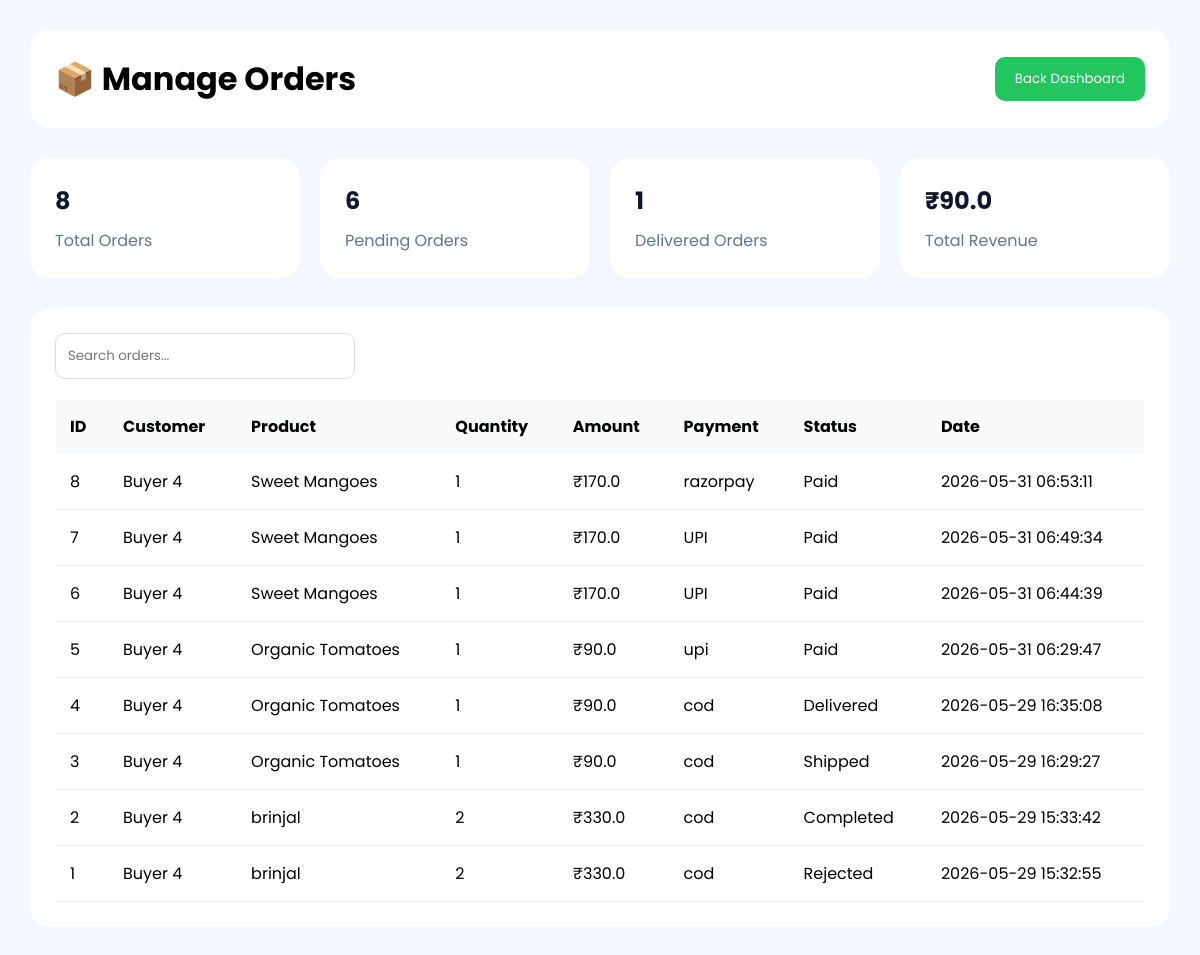
The app's page /manage-orders.html, older data.
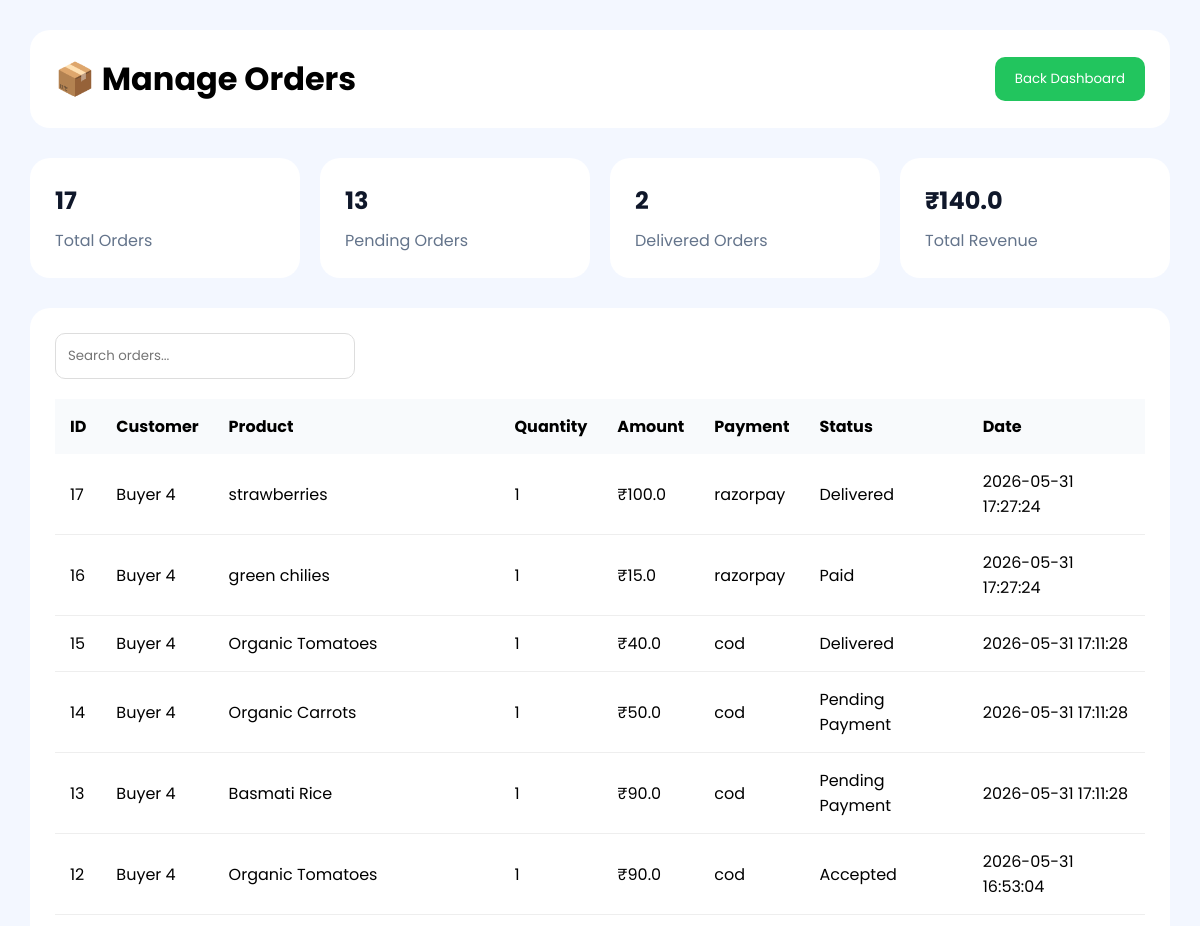
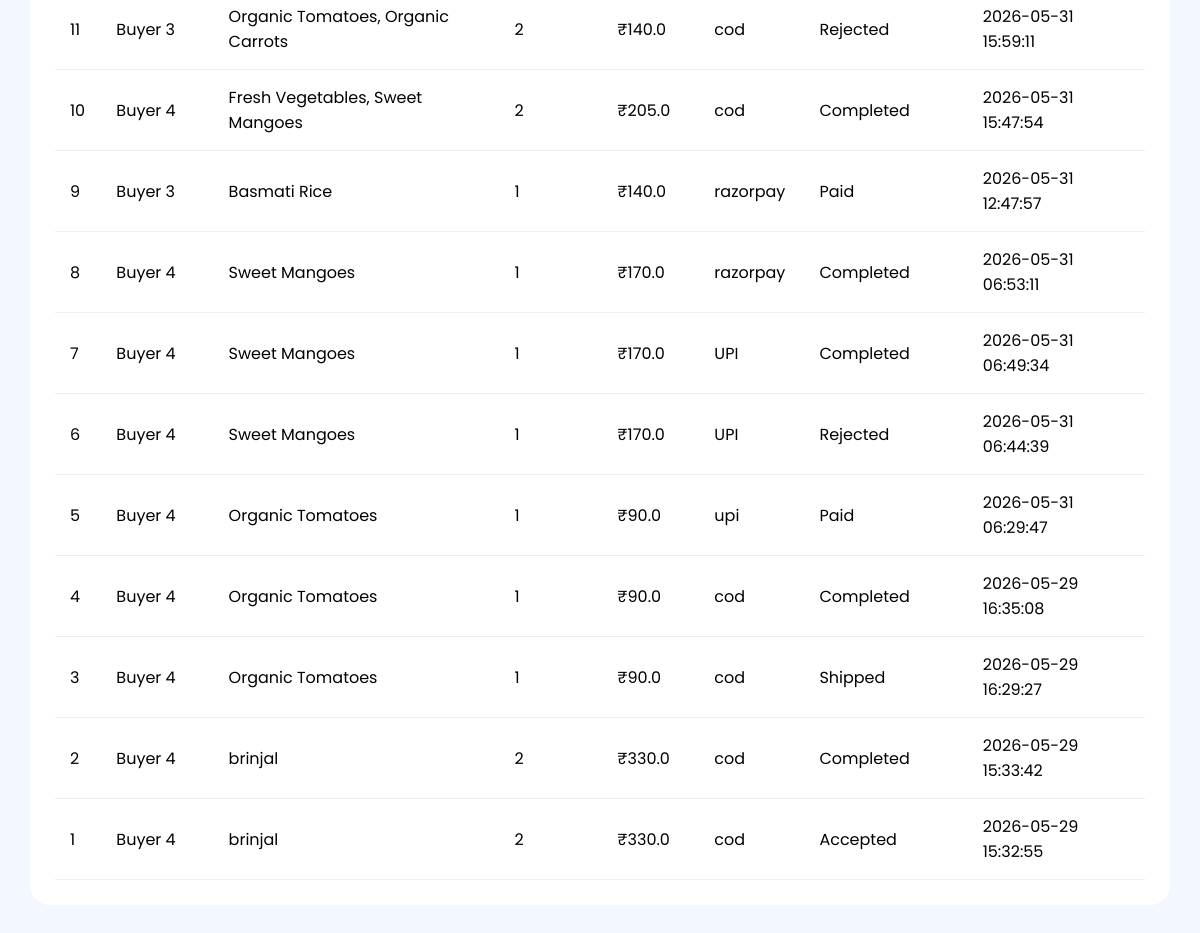
The same page, newer data (2 pictures, top to bottom).
### tables this page shows
CREATE TABLE orders (

            id INTEGER PRIMARY KEY AUTOINCREMENT,

            buyer_id INTEGER,

            product_name TEXT NOT NULL,

            quantity INTEGER NOT NULL,

            total_price REAL NOT NULL,

            payment_method TEXT NOT NULL,

            status TEXT DEFAULT 'Paid',

            order_date TIMESTAMP DEFAULT CURRENT_TIMESTAMP

        , estimated_date TEXT, estimated_time TEXT, farmer_id INTEGER);

### app.py (the view)
@app.route("/manage-orders.html")
def manageOrders():
    conn = get_db_connection()
    orders = conn.execute(
        """
        SELECT *
        FROM orders
        ORDER BY id DESC
        """
    ).fetchall()
    total_orders = conn.execute(
        """
        SELECT COUNT(*) as total
        FROM orders
        """
    ).fetchone()["total"]
    pending_orders = conn.execute(
        """
        SELECT COUNT(*) as total
        FROM orders
        WHERE status != 'Delivered'
        AND status != 'Rejected'

        """
    ).fetchone()["total"]
    delivered_orders = conn.execute(
        """
        SELECT COUNT(*) as total
        FROM orders
        WHERE status = 'Delivered'
        """
    ).fetchone()["total"]
    rejected_orders = conn.execute(
        """
        SELECT COUNT(*) as total
        FROM orders
        WHERE status = 'Rejected'
        """
    ).fetchone()["total"]
    total_revenue = conn.execute(
        """
        SELECT COALESCE(SUM(total_price),0) as revenue
        FROM orders
        WHERE status = 'Delivered'
        """
    ).fetchone()["revenue"]
    conn.close()
    return render_template(
        "manage-orders.html",
        orders=orders,
        total_orders=total_orders,
        pending_orders=pending_orders,
        delivered_orders=delivered_orders,
        rejected_orders=rejected_orders,
        total_revenue=total_revenue
    )

### db.py (called while the page is built)
def get_db_connection():
    conn = sqlite3.connect("database.db")
    conn.row_factory = sqlite3.Row
    return conn

### templates/manage-orders.html (shortened to what this page needs)
<!DOCTYPE html>
<html>
<head>
<link rel="stylesheet"
href="https://cdnjs.cloudflare.com/ajax/libs/font-awesome/6.5.1/css/all.min.css"/>
</head>
<body>
<div class="topbar">
    <h1>📦 Manage Orders</h1>
    <a href="admin-dashboard.html">
        <button class="back-btn">
            Back Dashboard
        </button>
    </a>
</div>
<div class="stats">
    <div class="card">
        <h2>{{ total_orders }}</h2>
        <p>Total Orders</p>
    </div>
    <div class="card">
        <h2>{{ pending_orders }}</h2>
        <p>Pending Orders</p>
    </div>
    <div class="card">
        <h2>{{ delivered_orders }}</h2>
        <p>Delivered Orders</p>
    </div>
    <div class="card">
        <h2>₹{{ total_revenue }}</h2>
        <p>Total Revenue</p>
    </div>
</div>
<div class="orders-box">
    <input
    type="text"
    id="searchInput"
    class="search-box"
    placeholder="Search orders..."
    onkeyup="searchOrders()">
    <table>
        <thead>
            <tr>
                <th>ID</th>
                <th>Customer</th>
                <th>Product</th>
                <th>Quantity</th>
                <th>Amount</th>
                <th>Payment</th>
                <th>Status</th>
                <th>Date</th>
            </tr>
        </thead>
        <tbody>
        {% for order in orders %}
        <tr>
            <td>{{ order.id }}</td>
            <td>Buyer {{ order.buyer_id }}</td>
            <td>{{ order.product_name }}</td>
            <td>{{ order.quantity }}</td>
            <td>₹{{ order.total_price }}</td>
            <td>{{ order.payment_method }}</td>
            <td>{{ order.status }}</td>
            <td>{{ order.order_date }}</td>
        </tr>
        {% endfor %}
        </tbody>
    </table>
</div>
</body>
</html>

### templates/manage-orders.html (style rules this page uses)
* { margin:0; padding:0; box-sizing:border-box; font-family:'Poppins',sans-serif; }
body { background:#f3f7ff; padding:30px; }
.topbar { background:white; padding:25px; border-radius:20px; display:flex; justify-content:space-between; align-items:center; margin-bottom:30px; }
.back-btn { background:#22c55e; color:white; border:none; padding:12px 20px; border-radius:10px; cursor:pointer; }
.stats { display:grid; grid-template-columns:repeat(4,1fr); gap:20px; margin-bottom:30px; }
.card { background:white; padding:25px; border-radius:20px; }
.card h2 { color:#0f172a; margin-bottom:10px; }
.card p { color:#64748b; }
.orders-box { background:white; padding:25px; border-radius:20px; }
.search-box { width:300px; padding:12px; border:1px solid #ddd; border-radius:10px; margin-bottom:20px; }
table { width:100%; border-collapse:collapse; }
th { background:#f8fafc; padding:15px; text-align:left; }
td { padding:15px; border-bottom:1px solid #eee; }

Row changes from the older to the newer data that the page shows:
added orders: id "17", buyer_id "4", product_name "strawberries", quantity "1", total_price "100.0", payment_method "razorpay", status "Delivered", order_date "2026-05-31 17:27:24"
added orders: id "16", buyer_id "4", product_name "green chilies", quantity "1", total_price "15.0", payment_method "razorpay", status "Paid", order_date "2026-05-31 17:27:24"
added orders: id "15", buyer_id "4", product_name "Organic Tomatoes", quantity "1", total_price "40.0", payment_method "cod", status "Delivered", order_date "2026-05-31 17:11:28"
added orders: id "14", buyer_id "4", product_name "Organic Carrots", quantity "1", total_price "50.0", payment_method "cod", status "Pending Payment", order_date "2026-05-31 17:11:28"
added orders: id "13", buyer_id "4", product_name "Basmati Rice", quantity "1", total_price "90.0", payment_method "cod", status "Pending Payment", order_date "2026-05-31 17:11:28"
added orders: id "12", buyer_id "4", product_name "Organic Tomatoes", quantity "1", total_price "90.0", payment_method "cod", status "Accepted", order_date "2026-05-31 16:53:04"
added orders: id "11", buyer_id "3", product_name "Organic Tomatoes, Organic Carrots", quantity "2", total_price "140.0", payment_method "cod", status "Rejected", order_date "2026-05-31 15:59:11"
added orders: id "10", buyer_id "4", product_name "Fresh Vegetables, Sweet Mangoes", quantity "2", total_price "205.0", payment_method "cod", status "Completed", order_date "2026-05-31 15:47:54"
added orders: id "9", buyer_id "3", product_name "Basmati Rice", quantity "1", total_price "140.0", payment_method "razorpay", status "Paid", order_date "2026-05-31 12:47:57"
changed orders id 8: status "Paid" → "Completed"
changed orders id 7: status "Paid" → "Completed"
changed orders id 6: status "Paid" → "Rejected"
changed orders id 4: status "Delivered" → "Completed"
changed orders id 1: status "Rejected" → "Accepted"
Text that changed along with them:
{{ total_orders }}: "8" → "17"
{{ pending_orders }}: "6" → "13"
{{ delivered_orders }}: "1" → "2"
{{ total_revenue }}: "90.0" → "140.0"
